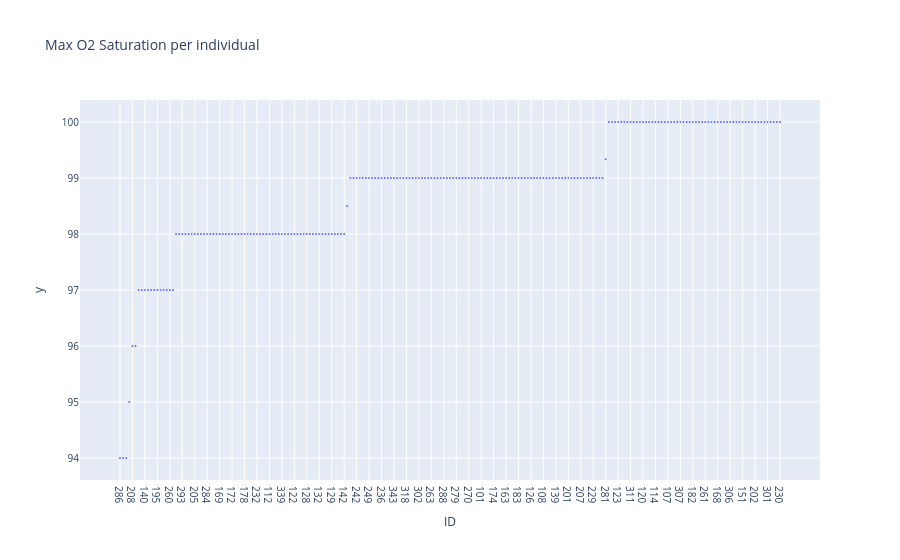

Notebook source saved alongside this figure:
### Markdown cell above
## Same using max o2 sat

### Code cell
max_o2_sat = df.groupby("ID").max()["O2 Saturation"]
# Sort by asc
max_o2_sat = max_o2_sat.sort_values(ascending=True)
# Plot scatter of values
fig = px.scatter(
    max_o2_sat,
    x=max_o2_sat.index,
    y=max_o2_sat.values,
    title="Max O2 Saturation per individual",
)
fig.update_layout(font=dict(size=10))
# Reduce marker size
fig.update_traces(marker=dict(size=2))
fig.show()

### Figure 1 — Plotly figure (JSON) as saved in the notebook; plotly's stock layout.template omitted (floating-point values rounded to 4 significant figures; data arrays with more than 128 entries replaced by an {"elided": "..."} marker saying what was removed)
{"data": [{"hovertemplate": "ID=%{x}<br>y=%{y}<extra></extra>", "legendgroup": "", "marker": {"color": "#636efa", "size": 2, "symbol": "circle"}, "mode": "markers", "name": "", "orientation": "v", "showlegend": false, "type": "scatter", "x": {"elided": "213 str values"}, "xaxis": "x", "y": {"elided": "213 float values"}, "yaxis": "y"}], "layout": {"font": {"size": 10}, "legend": {"tracegroupgap": 0}, "title": {"text": "Max O2 Saturation per individual"}, "xaxis": {"anchor": "y", "domain": [0, 1], "title": {"text": "ID"}}, "yaxis": {"anchor": "x", "domain": [0, 1], "title": {"text": "y"}}}}
